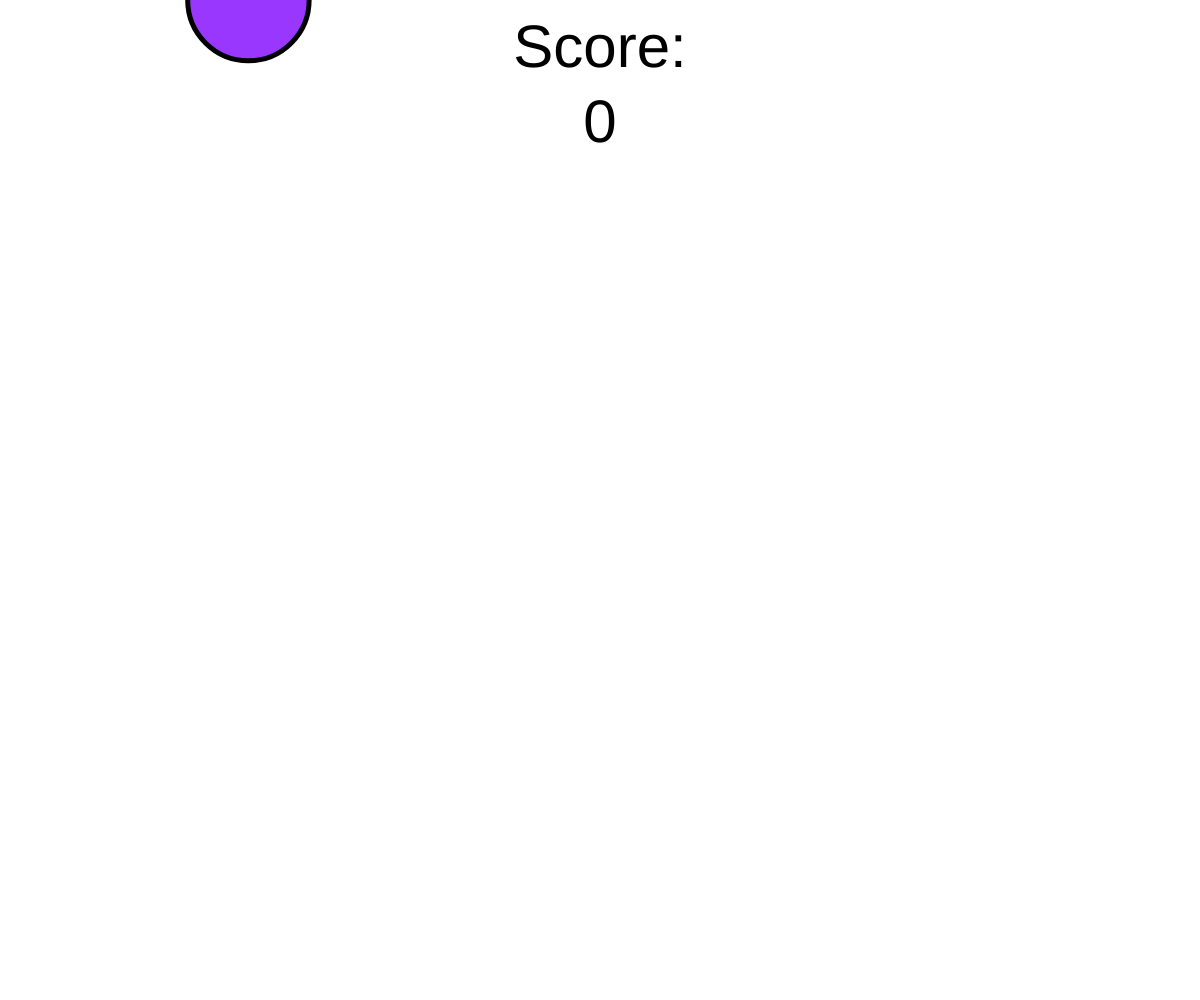
Frame 1 (no input)
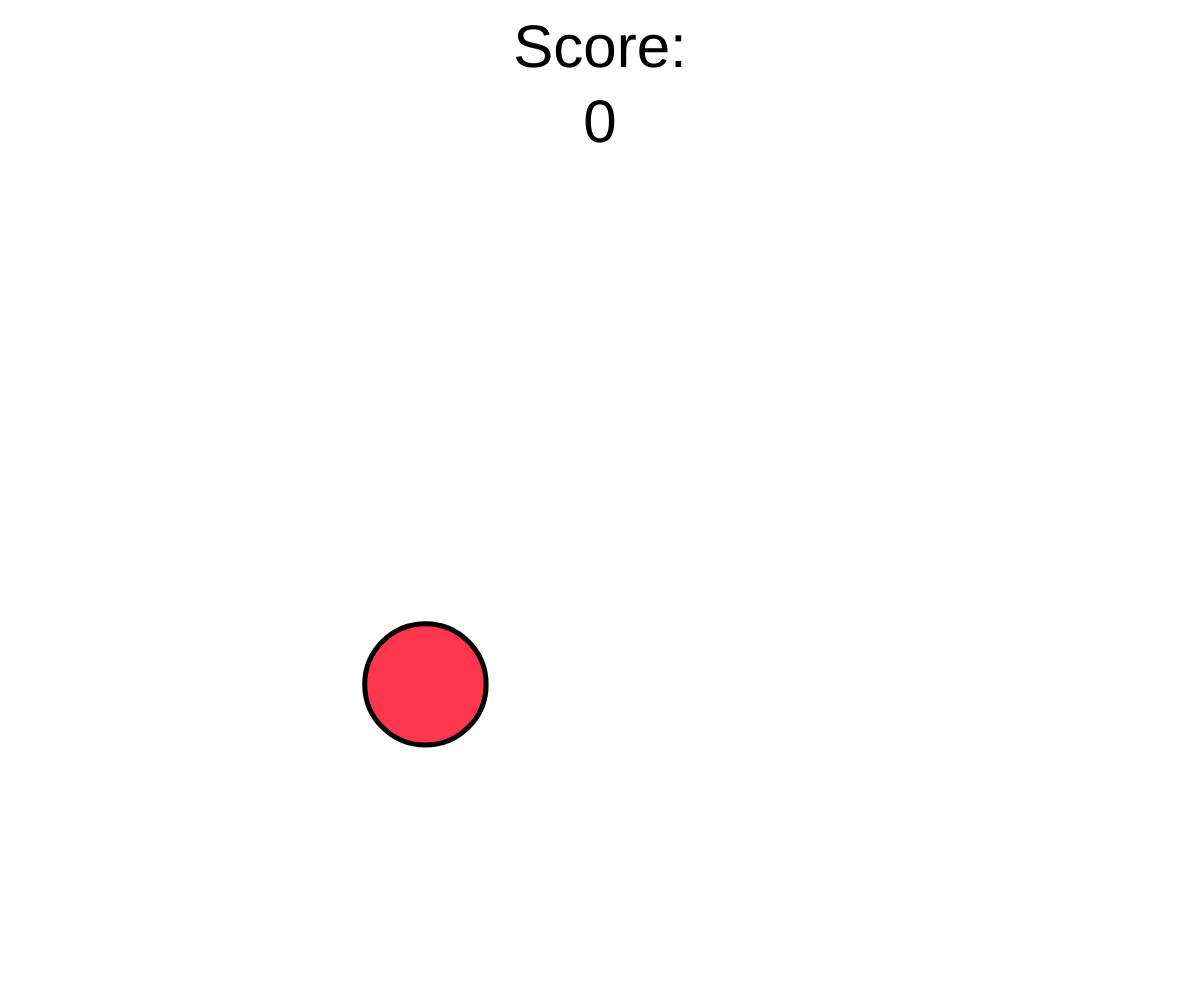
Frame 60 (no input)
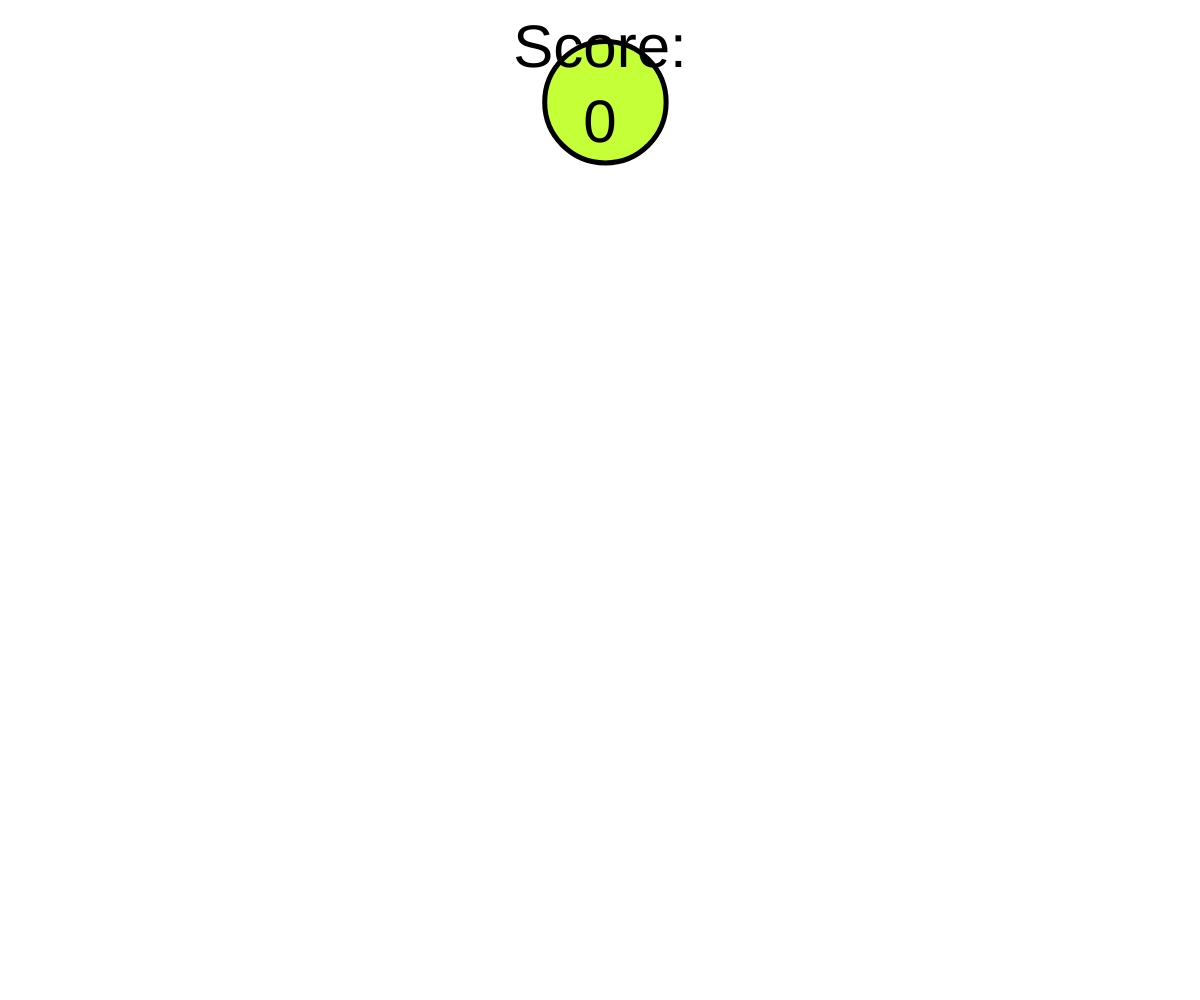
Frame 120 (the mouse pressed at the canvas centre since frame 60)

The p5.js sketch that drew these frames (run headless with seeded random() and noise() and a simulated clock; from frame 60 on, the mouse is pressed at the canvas centre):

// p5.js sketch
// ── sketch.js
// Variables
let w; // ball diameter

let posX; // ball position
let posY; // ball position

let velX; // ball velocity
let velY; // ball velocity

let gravity = 0.4; // ball acceleration in Y

let hue; // ball color

let score; // running tally of score

function setup() {
	createCanvas(windowWidth, windowHeight);
	background(255);

	w = random(50,150); // randomize ball diameter

	posX = random(0, width); // starting position
	posY = 0;
	prevPosX = posX;
	prevPosY = posY;

	velX = 3; // initial x velocity
	velY = 0;

	hue = random(0, 255); // random starting color

	score = 0;

	colorMode(HSB, 255);
	strokeWeight(5);

	textAlign(CENTER, CENTER);
	textSize(width/20);
}

function draw() {
	background(255);

	colorMode(HSB, 255);
	fill(hue, 200, 300); // ball color
	ellipse(posX, posY, w, w); // draw the ball

	posX = posX + velX; // update the position
	posY = posY + velY;

	hue++; // update the color
	if (hue > 255) {
		hue = 0;
	}

	if (posX > width || posX < 0) { // reset ball position in width
		velX = velX * -1;
	}

	if (posY > height) { // reset ball position in height
		velY = velY * -1;
		posY = height + velY/2;
	}

	velY = velY + gravity;

	colorMode(RGB, 255);
	fill(0);
	text('Score:', width/2, height/20);
	text(score, width/2, height/8);
}

function mousePressed() { // reset ball position when user clicks on ball
	let d = dist(mouseX, mouseY, posX, posY);

	if (d < w) {
		posX = random(0, width); // randomize ball position on restart
		posY = random(0, height/2); // randomize ball position on restart
		velX = random(-6, 6); // randomize x velocity on restart
		velY = 0;
		w = random(50,150); // randomize ball width on restart
		score = score + 1; // update the score
	}
}
